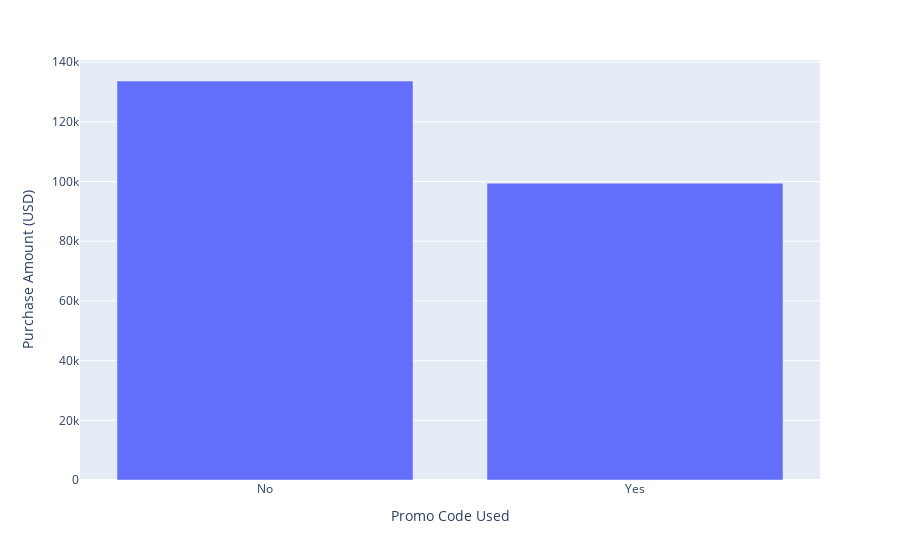

This figure's notebook cell:
### Code cell
fig  =  px.bar(shop_groupby , x= 'Promo Code Used' , y = 'Purchase Amount (USD)')
fig.show()

### Figure 1 — Plotly figure (JSON) as saved in the notebook; plotly's stock layout.template omitted (floating-point values rounded to 4 significant figures)
{"data": [{"alignmentgroup": "True", "hovertemplate": "Promo Code Used=%{x}<br>Purchase Amount (USD)=%{y}<extra></extra>", "legendgroup": "", "marker": {"color": "#636efa", "pattern": {"shape": ""}}, "name": "", "offsetgroup": "", "orientation": "v", "showlegend": false, "textposition": "auto", "type": "bar", "x": ["No", "Yes"], "xaxis": "x", "y": [133670, 99411], "yaxis": "y"}], "layout": {"barmode": "relative", "legend": {"tracegroupgap": 0}, "margin": {"t": 60}, "xaxis": {"anchor": "y", "domain": [0, 1], "title": {"text": "Promo Code Used"}}, "yaxis": {"anchor": "x", "domain": [0, 1], "title": {"text": "Purchase Amount (USD)"}}}}
